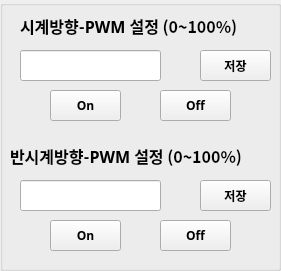
   <widget class="QGroupBox" name="groupBox_7">
    <property name="geometry">
     <rect>
      <x>710</x>
      <y>270</y>
      <width>281</width>
      <height>271</height>
     </rect>
    </property>
    <property name="title">
     <string/>
    </property>
    <widget class="QLabel" name="label_37">
     <property name="geometry">
      <rect>
       <x>20</x>
       <y>10</y>
       <width>241</width>
       <height>31</height>
      </rect>
     </property>
     <property name="font">
      <font>
       <family>맑은 고딕</family>
       <pointsize>12</pointsize>
       <weight>75</weight>
       <bold>true</bold>
      </font>
     </property>
     <property name="text">
      <string>시계방향-PWM 설정 (0~100%)</string>
     </property>
    </widget>
    <widget class="QLabel" name="label_38">
     <property name="geometry">
      <rect>
       <x>10</x>
       <y>140</y>
       <width>251</width>
       <height>31</height>
      </rect>
     </property>
     <property name="font">
      <font>
       <family>맑은 고딕</family>
       <pointsize>12</pointsize>
       <weight>75</weight>
       <bold>true</bold>
      </font>
     </property>
     <property name="text">
      <string>반시계방향-PWM 설정 (0~100%)</string>
     </property>
    </widget>
    <widget class="QLineEdit" name="CWLineEdit">
     <property name="geometry">
      <rect>
       <x>20</x>
       <y>50</y>
       <width>141</width>
       <height>31</height>
      </rect>
     </property>
    </widget>
    <widget class="QPushButton" name="SetCWPWMBtn">
     <property name="geometry">
      <rect>
       <x>200</x>
       <y>50</y>
       <width>71</width>
       <height>31</height>
      </rect>
     </property>
     <property name="font">
      <font>
       <family>맑은 고딕</family>
       <weight>75</weight>
       <bold>true</bold>
      </font>
     </property>
     <property name="text">
      <string>저장</string>
     </property>
    </widget>
    <widget class="QLineEdit" name="CCWLineEdit">
     <property name="geometry">
      <rect>
       <x>20</x>
       <y>180</y>
       <width>141</width>
       <height>31</height>
      </rect>
     </property>
    </widget>
    <widget class="QPushButton" name="pushButton_6">
     <property name="geometry">
      <rect>
       <x>200</x>
       <y>180</y>
       <width>71</width>
       <height>31</height>
      </rect>
     </property>
     <property name="font">
      <font>
       <family>맑은 고딕</family>
       <weight>75</weight>
       <bold>true</bold>
      </font>
     </property>
     <property name="text">
      <string>저장</string>
     </property>
    </widget>
    <widget class="QPushButton" name="CWMotorOnBtn">
     <property name="geometry">
      <rect>
       <x>50</x>
       <y>90</y>
       <width>71</width>
       <height>31</height>
      </rect>
     </property>
     <property name="font">
      <font>
       <family>맑은 고딕</family>
       <weight>75</weight>
       <bold>true</bold>
      </font>
     </property>
     <property name="text">
      <string>On</string>
     </property>
    </widget>
    <widget class="QPushButton" name="CWMotorOffBtn">
     <property name="geometry">
      <rect>
       <x>160</x>
       <y>90</y>
       <width>71</width>
       <height>31</height>
      </rect>
     </property>
     <property name="font">
      <font>
       <family>맑은 고딕</family>
       <weight>75</weight>
       <bold>true</bold>
      </font>
     </property>
     <property name="text">
      <string>Off</string>
     </property>
    </widget>
    <widget class="QPushButton" name="CCWMotorOnBtn">
     <property name="geometry">
      <rect>
       <x>50</x>
       <y>220</y>
       <width>71</width>
       <height>31</height>
      </rect>
     </property>
     <property name="font">
      <font>
       <family>맑은 고딕</family>
       <weight>75</weight>
       <bold>true</bold>
      </font>
     </property>
     <property name="text">
      <string>On</string>
     </property>
    </widget>
    <widget class="QPushButton" name="CCWMotorOffBtn">
     <property name="geometry">
      <rect>
       <x>160</x>
       <y>220</y>
       <width>71</width>
       <height>31</height>
      </rect>
     </property>
     <property name="font">
      <font>
       <family>맑은 고딕</family>
       <weight>75</weight>
       <bold>true</bold>
      </font>
     </property>
     <property name="text">
      <string>Off</string>
     </property>
    </widget>
   </widget>
